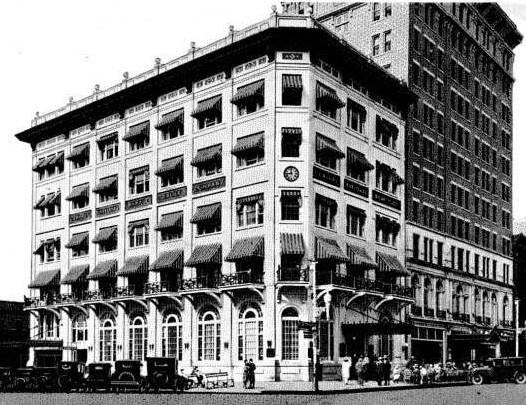
#> input picture les_5/building.jpg, 526 x 405 px
$ python previt_sobel.py
#> lines starting #> are read from the running program, lines starting #| are printed output that depends on the picture; after the words box and inside, x2 and y2 are one past the last pixel; in counts of white or black regions, pixels touching at a corner belong together
import cv2 as cv
import numpy as np

img = cv.imread('building.jpg',0)
#> img is the input picture: shape (405, 526); min 0, max 255, mean 127.2
img = cv.GaussianBlur(img, (3,3), 0)
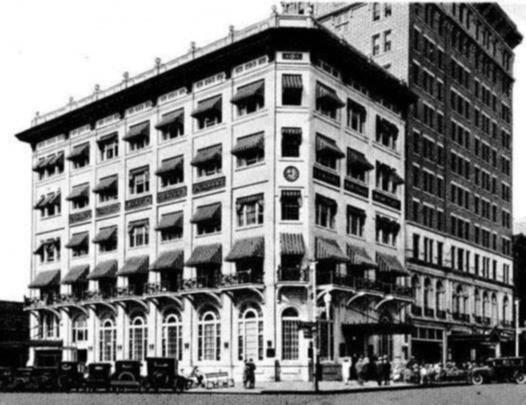
#> img: shape (405, 526); min 0, max 255, mean 127.3
previt_x = np.array([[-1,-1,-1],
                    [0,0,0],
                    [1,1,1]])
previt_y = np.array([[-1,0,1],
                    [-1,0,1],
                    [-1,0,1]])

img_previt_x = cv.filter2D(img, -1, previt_x)
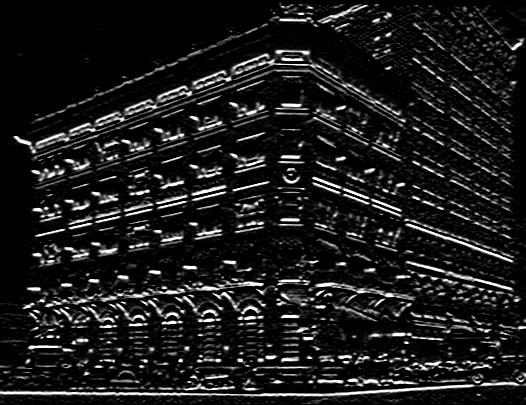
#> img_previt_x: shape (405, 526); min 0, max 255, mean 27.8
img_previt_y = cv.filter2D(img, -1, previt_y)
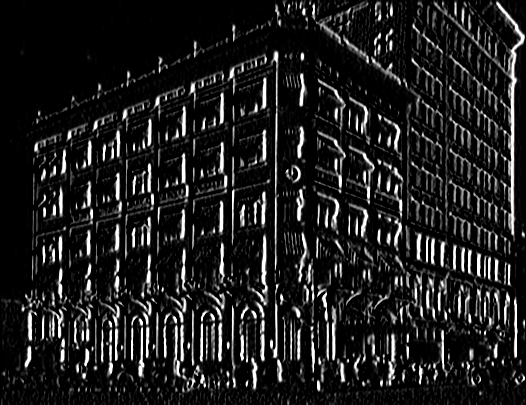
#> img_previt_y: shape (405, 526); min 0, max 255, mean 30.4
orr = cv.bitwise_or(img_previt_x, img_previt_y)#чуть лучше чем cv.add(img_previt_x, img_previt_y)
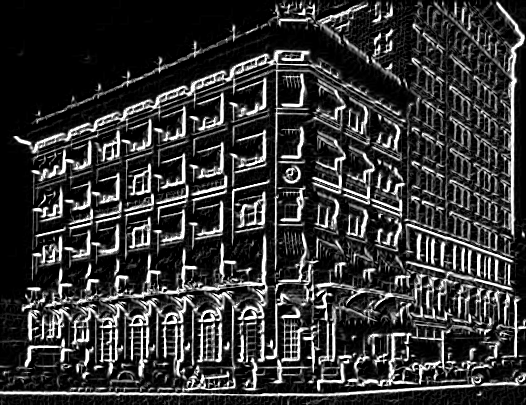
#> orr: shape (405, 526); min 0, max 255, mean 53.3

ret, thresholder = cv.threshold(orr, 90, 255, cv.THRESH_BINARY)
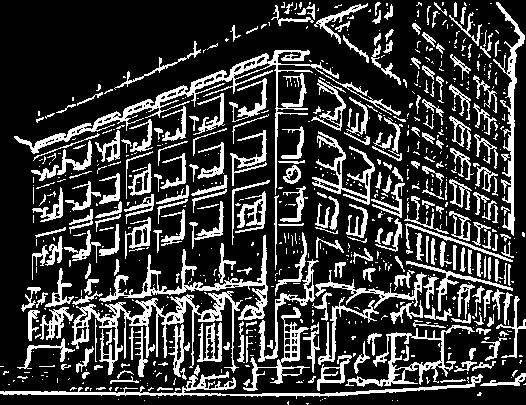
#> thresholder: shape (405, 526); 22.9% white; 779 white regions (523 under 20 px), largest, box (x1, y1, x2, y2) and area: (14, 50, 401, 195) 3731, (71, 291, 243, 375) 2928, (0, 371, 483, 399) 1980

cv.imshow('img_previt_x',img_previt_x)
cv.imshow('img_previt_y',img_previt_y)
cv.imshow('or', orr)
cv.imshow('thresholder', thresholder)

#по идее должен работать на больших изображениях
sobel = cv.Sobel(img, -1, 1, 1, ksize=5)#по идее должен работать на больших изображениях
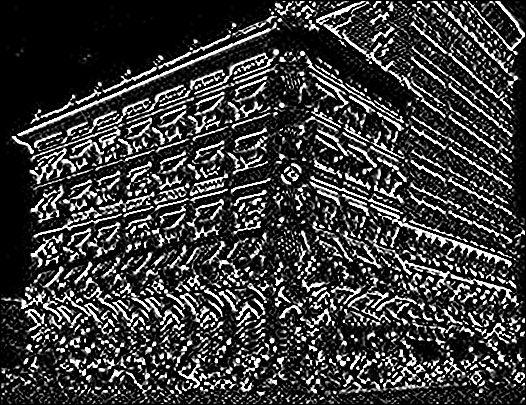
#> sobel: shape (405, 526); min 0, max 255, mean 57.7
#по идее должен работать на больших изображениях
cv.imshow('sobel', sobel)
ret, sobel_threas = cv.threshold(sobel, 90, 255, cv.THRESH_BINARY)
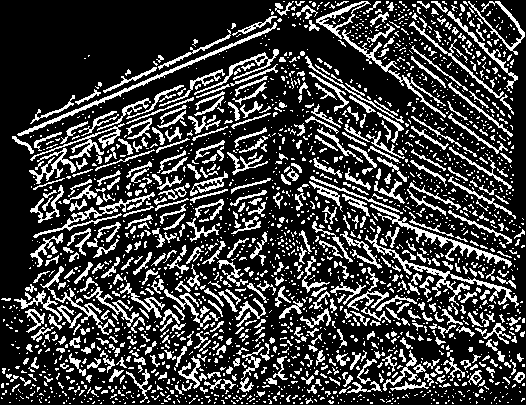
#> sobel_threas: shape (405, 526); 24.3% white in thin lines or dots
cv.imshow('sobel_threas', sobel_threas)
cv.waitKey(2000)
cv.destroyAllWindows()

$ run again, with les_5/coins1.jpg copied over les_5/building.jpg
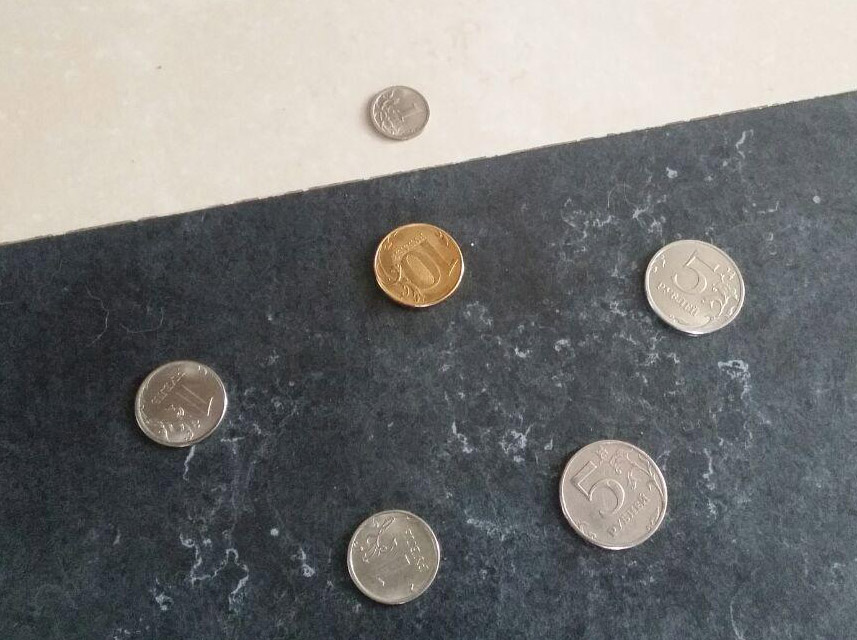
#> input picture les_5/coins1.jpg, 857 x 640 px
#> `ret, thresholder = cv.threshold(orr, 90, 255, cv.THRESH_BINARY)`:
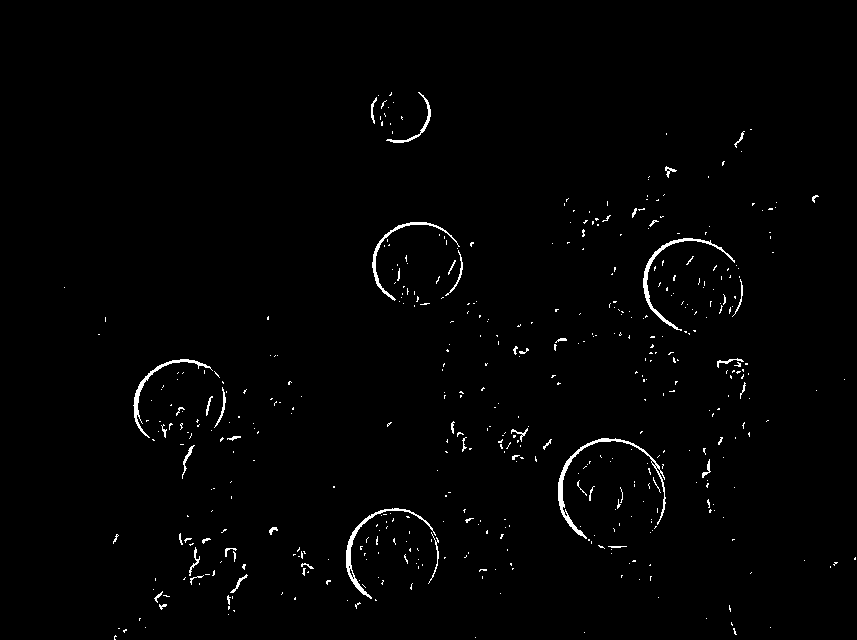
#> thresholder: shape (640, 857); 1.2% white in thin lines or dots, all inside (x1, y1, x2, y2) = (64, 92, 856, 640)
#> `ret, sobel_threas = cv.threshold(sobel, 90, 255, cv.THRESH_BINARY)`:
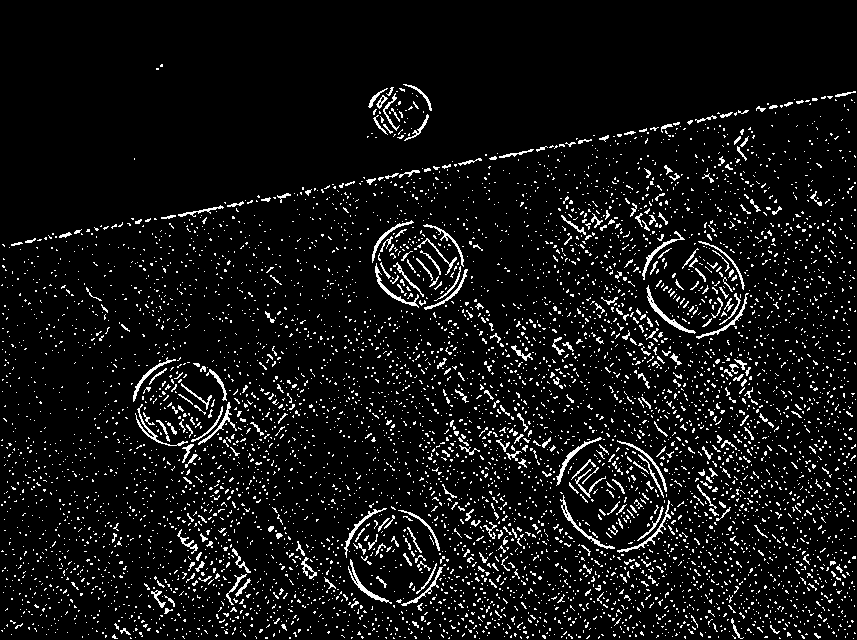
#> sobel_threas: shape (640, 857); 7.1% white in thin lines or dots, all inside (x1, y1, x2, y2) = (1, 64, 856, 639)
